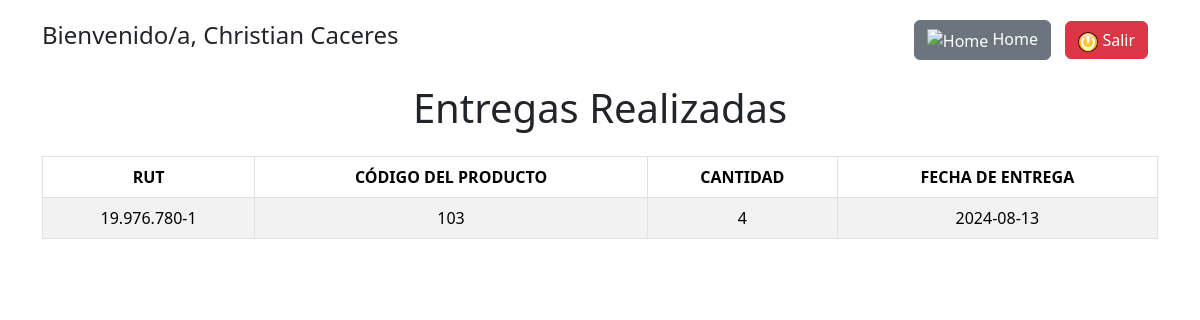
/src/views/entregas.php (signed in), run on the app's committed database.
### tables this page shows
CREATE TABLE `entregas` (
  `rut` varchar(20) NOT NULL,
  `cod_producto` varchar(50) NOT NULL,
  `cantidad` int(11) NOT NULL,
  `fecha_entrega` date NOT NULL
);

### src/controllers/entregas_process.php (the view)
<?php
include('../config/conexion.php');
try {
    $consulta = "SELECT * FROM entregas";
    $query = $conn->prepare($consulta);
    $query->execute();
    $results = $query->fetchAll(PDO::FETCH_ASSOC);
    if ($query->rowCount() > 0) {
        echo "<table class='table table-bordered table-striped'>
            <thead>
                <tr>
                    <th>RUT</th>
                    <th>CÓDIGO DEL PRODUCTO</th>
                    <th>CANTIDAD</th>
                    <th>FECHA DE ENTREGA</th>
                </tr>
            </thead>
            <tbody>";
        foreach($results as $result) {
            echo "<tr>";
            echo "<td>" . htmlspecialchars($result['rut']) . "</td>";
            echo "<td>" . htmlspecialchars($result['cod_producto']) . "</td>";
            echo "<td>" . htmlspecialchars($result['cantidad']) . "</td>";
            echo "<td>" . htmlspecialchars($result['fecha_entrega']) . "</td>";
            echo "</tr>";
        }
        echo "</tbody></table>";
    } else {
        echo "<p class='text-center'>No se han realizado entregas.</p>";
    }
} catch (PDOException $e) {
    echo "<div class='alert alert-danger'>Error: " . htmlspecialchars($e->getMessage()) . "</div>";
}
?>

### src/views/entregas.php (style rules this page uses)
.table th, .table td { text-align: center; }

### data on the page
entregas: rut "19.976.780-1", cod_producto "103", cantidad "4", fecha_entrega "2024-08-13"

### other printed values
$_SESSION['nombre'] . ' ' . $_SESSION['apellido'] "Christian Caceres"
